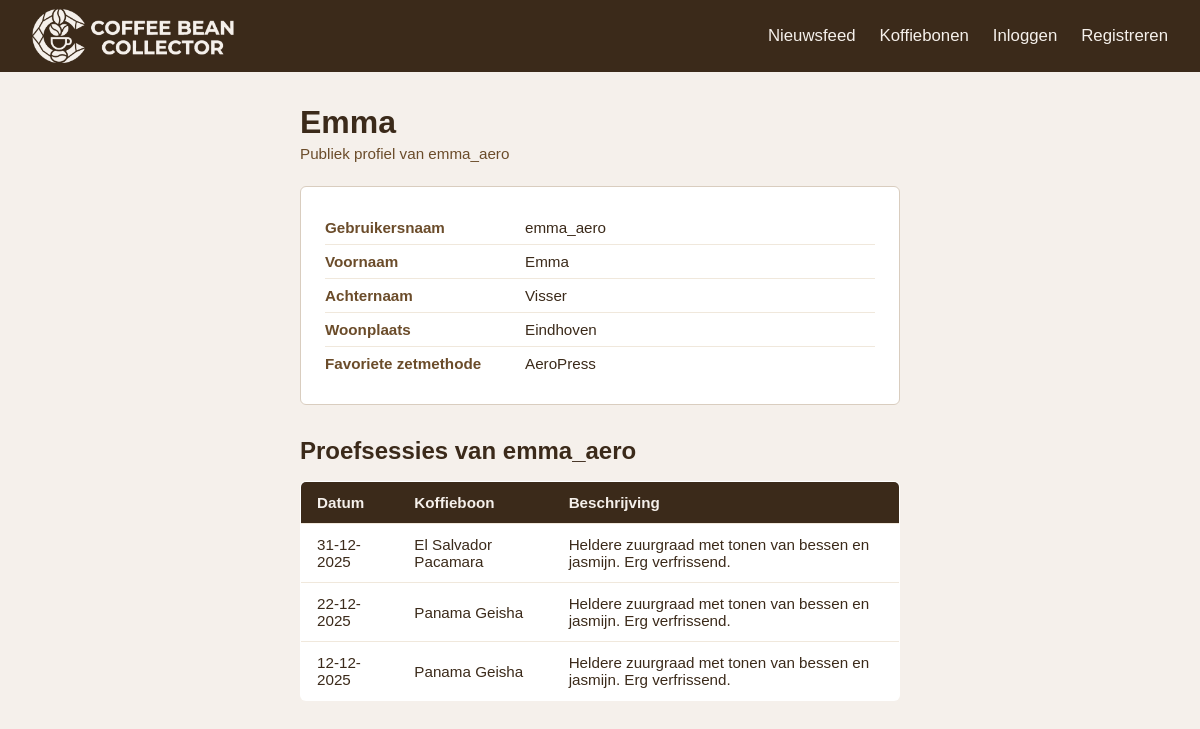
/profile/emma_aero/, run on the app's committed database.
### base/models.py (models this page shows, shortened)
class Profile(models.Model):
    BREWING_METHODS = [
        ('espresso', 'Espresso'),
        ('filter', 'Filter'),
        ('french_press', 'French Press'),
        ('pour_over', 'Pour Over'),
        ('aeropress', 'AeroPress'),
        ('moka_pot', 'Moka Pot'),
        ('cold_brew', 'Cold Brew'),
    ]
    user = models.OneToOneField(User, on_delete=models.CASCADE, related_name='profile')
    favorite_method = models.CharField(max_length=50, choices=BREWING_METHODS, blank=True, default='')
    city = models.CharField(max_length=255, blank=True, default='')
    date_of_birth = models.DateField(null=True, blank=True)

class Tasting(models.Model):
    bean = models.ForeignKey('Bean', on_delete=models.CASCADE, related_name='tastings')
    user = models.ForeignKey(User, on_delete=models.CASCADE, related_name='tastings')
    date = models.DateField()
    description = models.TextField()

class Bean(models.Model):
    name = models.CharField(max_length=255)
    country_of_origin = models.CharField(max_length=255)
    roaster = models.CharField(max_length=255, blank=True, default='')
    harvest_season = models.CharField(max_length=255)
    in_season = models.BooleanField(default=True)
    approved = models.BooleanField(default=False)
    approved_by = models.ForeignKey(
        User, null=True, blank=True, on_delete=models.SET_NULL, related_name='approved_beans'
    )

### base/views.py (the view)
# urls.py: path('profile/<str:username>/', views.public_profile, name='public_profile'),
def public_profile(request, username):
    from django.shortcuts import get_object_or_404
    from django.contrib.auth.models import User
    from .models import Profile, Tasting
    profile_user = get_object_or_404(User, username=username)
    Profile.objects.get_or_create(user=profile_user)
    tastings = Tasting.objects.filter(user=profile_user).select_related('bean').order_by('-date')
    return render(request, 'base/public_profile.html', {'profile_user': profile_user, 'tastings': tastings})

### base/templates/base/public_profile.html (shortened to what this page needs)
{% extends "base.html" %}
{% block content %}
<div class="profile-container">
    <h1>{{ profile_user.first_name|default:profile_user.username }}</h1>
    <p class="profile-intro">Publiek profiel van {{ profile_user.username }}</p>
    <div class="profile-card">
        <div class="profile-row">
            <span class="profile-label">Gebruikersnaam</span>
            <span class="profile-value">{{ profile_user.username }}</span>
        </div>
        <div class="profile-row">
            <span class="profile-label">Voornaam</span>
            <span class="profile-value">{{ profile_user.first_name|default:"—" }}</span>
        </div>
        <div class="profile-row">
            <span class="profile-label">Achternaam</span>
            <span class="profile-value">{{ profile_user.last_name|default:"—" }}</span>
        </div>
        <div class="profile-row">
            <span class="profile-label">Woonplaats</span>
            <span class="profile-value">{{ profile_user.profile.city|default:"—" }}</span>
        </div>
        <div class="profile-row">
            <span class="profile-label">Favoriete zetmethode</span>
            <span class="profile-value">{{ profile_user.profile.get_favorite_method_display|default:"—" }}</span>
        </div>
    </div>
    {% if tastings %}
    <div style="margin-top: 2rem;">
        <h2 style="margin-bottom: 1rem;">Proefsessies van {{ profile_user.username }}</h2>
        {% if tastings %}
            <table class="bean-table">
                <thead>
                    <tr>
                        <th>Datum</th>
                        <th>Koffieboon</th>
                        <th>Beschrijving</th>
                    </tr>
                </thead>
                <tbody>
                    {% for tasting in tastings %}
                        <tr>
                            <td>{{ tasting.date|date:"d-m-Y" }}</td>
                            <td>{{ tasting.bean.name }}</td>
                            <td>{{ tasting.description|truncatechars:80 }}</td>
                        </tr>
                    {% endfor %}
                </tbody>
            </table>
        {% else %}
            <p>Deze gebruiker heeft nog geen proefsessies.</p>
        {% endif %}
    </div>
    {% endif %}
</div>
{% endblock %}

### base/static/base/css/style.css (style rules this page uses)
* { margin: 0; padding: 0; box-sizing: border-box; }
body { font-family: Arial, sans-serif; background-color: #f5f0eb; color: #3b2a1a; }
.profile-container { max-width: 600px; margin: 0 auto; }
.profile-container h1 { margin-bottom: 0.25rem; }
.profile-intro { color: #6b4c2a; margin-bottom: 1.5rem; font-size: 0.95rem; }
.profile-card { background-color: #fff; border: 1px solid #d9cdbf; border-radius: 6px; padding: 1.5rem; margin-bottom: 1.5rem; }
.profile-row { display: flex; padding: 0.5rem 0; border-bottom: 1px solid #f0e8dc; font-size: 0.95rem; }
.profile-row:last-child { border-bottom: none; }
.profile-label { font-weight: bold; width: 200px; flex-shrink: 0; color: #6b4c2a; }
.bean-table { width: 100%; border-collapse: collapse; background-color: #fff; border-radius: 6px; overflow: hidden; border: 1px solid #d9cdbf; }
.bean-table th, .bean-table td { padding: 0.75rem 1rem; text-align: left; font-size: 0.95rem; border-bottom: 1px solid #f0e8dc; }
.bean-table th { background-color: #3b2a1a; color: #f5f0eb; font-weight: bold; }
.bean-table tr:last-child td { border-bottom: none; }

### data on the page
Tasting: date "31-12-2025", bean.name "El Salvador Pacamara", description "Heldere zuurgraad met tonen van bessen en jasmijn. Erg verfrissend."
Tasting: date "22-12-2025", bean.name "Panama Geisha", description "Heldere zuurgraad met tonen van bessen en jasmijn. Erg verfrissend."
Tasting: date "12-12-2025", bean.name "Panama Geisha", description "Heldere zuurgraad met tonen van bessen en jasmijn. Erg verfrissend."

### other printed values
{{ profile_user.first_name|default:profile_user.username }} "Emma"
{{ profile_user.username }} "emma_aero"
{{ profile_user.first_name|default:"—" }} "Emma"
{{ profile_user.last_name|default:"—" }} "Visser"
{{ profile_user.profile.city|default:"—" }} "Eindhoven"
{{ profile_user.profile.get_favorite_method_display|default:"—" }} "AeroPress"
